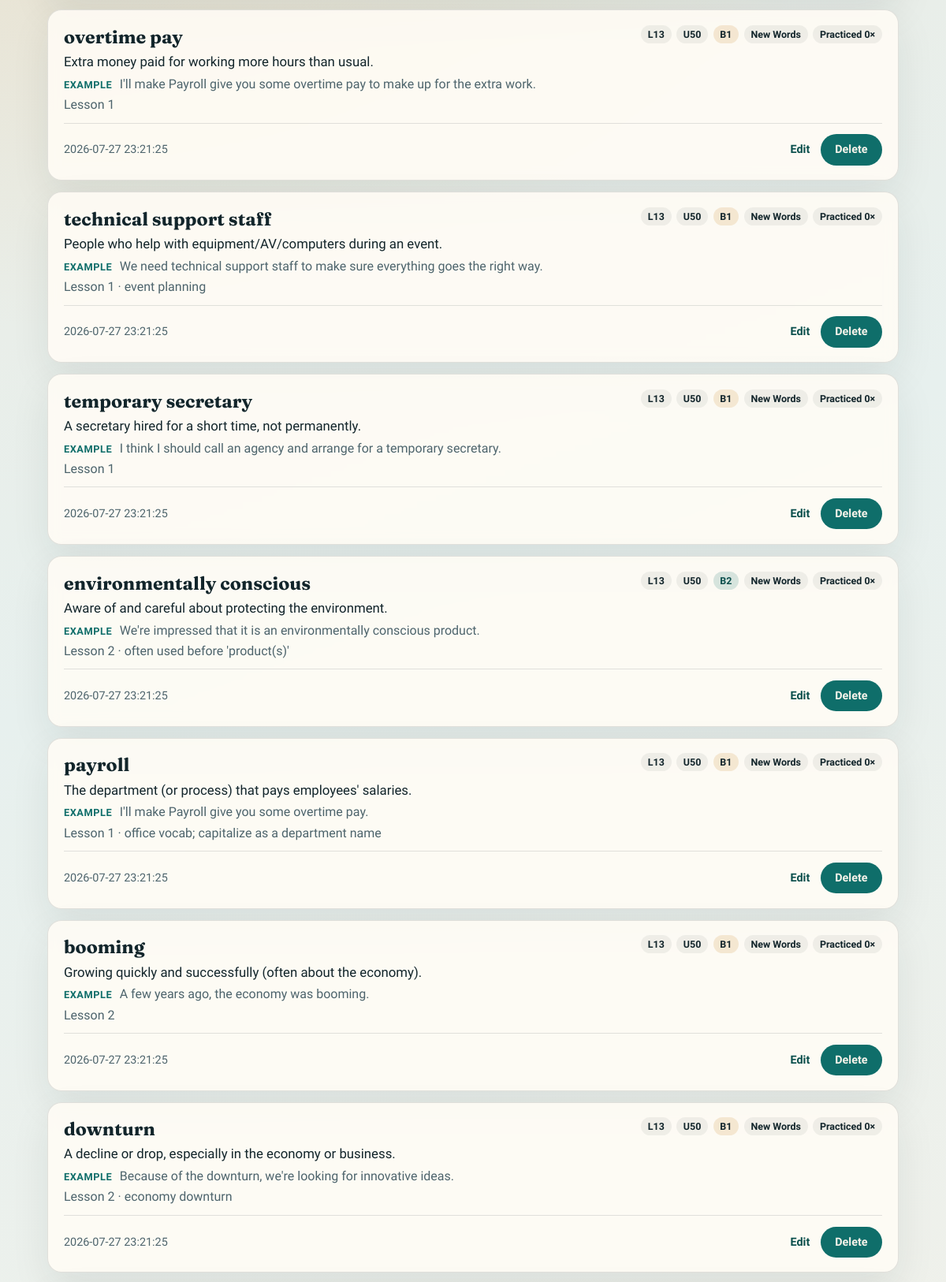
The app's page / (middle part), older data.
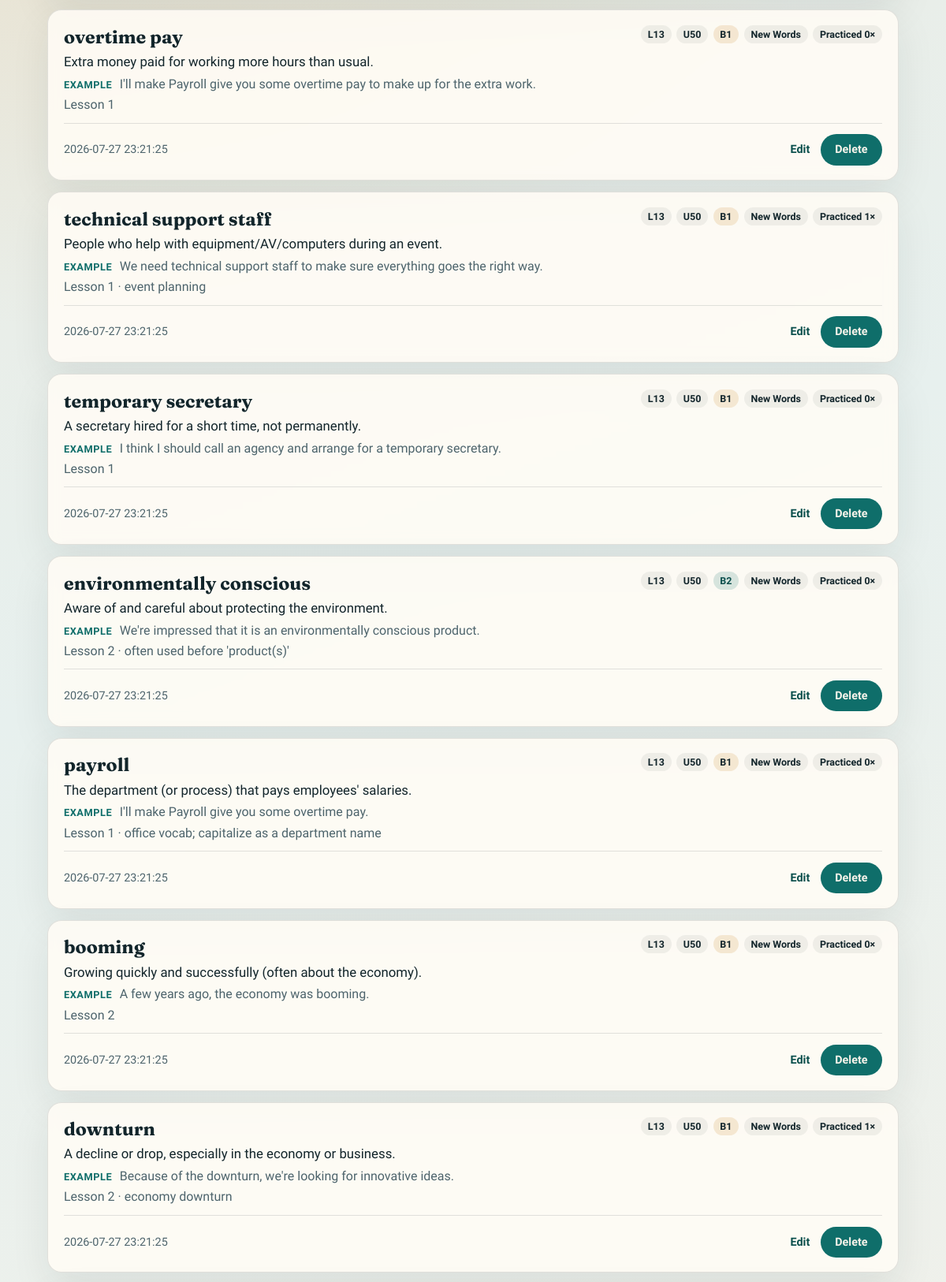
The same page, newer data.
### tables this page shows
CREATE TABLE new_words (
  id INTEGER PRIMARY KEY AUTOINCREMENT,
  word TEXT NOT NULL,
  meaning TEXT NOT NULL,
  example TEXT,
  notes TEXT,
  cefr_level TEXT NOT NULL DEFAULT 'B1' CHECK (
    cefr_level IN ('A1', 'A2', 'B1', 'B2')
  ),
  created_at TEXT NOT NULL DEFAULT (datetime('now', 'localtime')),
  updated_at TEXT NOT NULL DEFAULT (datetime('now', 'localtime'))
, level INTEGER NOT NULL DEFAULT 13, practice_count INTEGER NOT NULL DEFAULT 0);

### app.py (the view)
@app.get("/")
def index():
    type_key = db.ensure_type(request.args.get("type", db.DEFAULT_TYPE).strip())
    q = request.args.get("q", "").strip()
    cefr_level = request.args.get("cefr_level", "").strip()
    level = request.args.get("level", "").strip()
    unit = request.args.get("unit", "").strip()
    entries = db.list_entries(type_key, q=q, cefr_level=cefr_level, level=level, unit=unit)
    stats = db.progress_stats()
    meta = db.TYPES[type_key]
    return render_template(
        "index.html",
        type_key=type_key,
        meta=meta,
        types=db.TYPES,
        type_order=db.TYPE_ORDER,
        entries=entries,
        stats=stats,
        q=q,
        cefr_level=cefr_level,
        level=level,
        unit=unit,
        levels=db.CEFR_LEVELS,
        course_levels=_nav_levels(),
        course_units=_nav_units(),
    )

### app.py (called while the page is built)
@app.before_request
def ensure_db() -> None:
    db.init_db()

def _nav_levels() -> list[int]:
    return db.distinct_levels() or [db.DEFAULT_COURSE_LEVEL]

def _nav_units() -> list[int]:
    return db.distinct_units() or [db.DEFAULT_UNIT]

### db.py (called while the page is built, shortened)
def get_connection() -> sqlite3.Connection:
    DATA_DIR.mkdir(parents=True, exist_ok=True)
    conn = sqlite3.connect(DB_PATH)
    conn.row_factory = sqlite3.Row
    conn.execute("PRAGMA foreign_keys = ON")
    return conn

def _table_columns(conn: sqlite3.Connection, table: str) -> set[str]:
    rows = conn.execute(f"PRAGMA table_info({table})").fetchall()
    return {row["name"] for row in rows}

def init_db() -> None:
    with get_connection() as conn:
        conn.executescript(SCHEMA_PATH.read_text(encoding="utf-8"))
        _migrate_schema(conn)
        conn.commit()

def ensure_type(type_key: str) -> str:
    if type_key in TYPES:
        return type_key
    return DEFAULT_TYPE

def list_entries(
    type_key: str,
    *,
    q: str = "",
    cefr_level: str = "",
    level: str | int | None = "",
    unit: str | int | None = "",
) -> list[sqlite3.Row]:
    type_key = ensure_type(type_key)
    meta = TYPES[type_key]
    table = meta["table"]
    title_field = meta["title_field"]
    body_field = meta["body_field"]
    sql = f"SELECT * FROM {table} WHERE 1=1"
    params: list[Any] = []
    if cefr_level:
        sql += " AND cefr_level = ?"
        params.append(cefr_level)
    if level not in ("", None):
        sql += " AND level = ?"
        params.append(parse_level(level))
    if unit not in ("", None):
        sql += " AND unit = ?"
        params.append(parse_unit(unit))
    sql += " ORDER BY datetime(created_at) DESC, id DESC"
    with get_connection() as conn:
        return list(conn.execute(sql, params))

def distinct_levels() -> list[int]:
    levels: set[int] = set()
    with get_connection() as conn:
        for meta in TYPES.values():
            for row in conn.execute(f"SELECT DISTINCT level FROM {meta['table']}"):
                if row["level"] is not None:
                    levels.add(int(row["level"]))
    return sorted(levels)

def distinct_units() -> list[int]:
    units: set[int] = set()
    with get_connection() as conn:
        for meta in TYPES.values():
            for row in conn.execute(f"SELECT DISTINCT unit FROM {meta['table']}"):
                if row["unit"] is not None:
                    units.add(int(row["unit"]))
    return sorted(units)

### templates/index.html (shortened to what this page needs)
{% extends "base.html" %}
{% block content %}
{% if entries %}
  <section class="knowledge-list" aria-label="{{ meta.label }}">
    {% for entry in entries %}
      <article class="entry">
        <header>
          <h2>{{ entry[meta.title_field] }}</h2>
          <div class="tags">
            <span class="tag">L{{ entry.level }}</span>
            <span class="tag">U{{ entry.unit }}</span>
            <span class="tag level-{{ entry.cefr_level }}">{{ entry.cefr_level }}</span>
            <span class="tag">{{ meta.label }}</span>
            {% if meta.has_practice %}
              <span class="tag">Practiced {{ entry.practice_count }}×</span>
            {% endif %}
          </div>
        </header>
        {% if type_key in ['dialogs', 'paragraphs'] %}
          <pre class="content-block">{{ entry.content }}</pre>
        {% else %}
          <p class="meaning">{{ entry[meta.body_field] }}</p>
          {% if entry.example %}
            <p class="example"><span>Example</span> {{ entry.example }}</p>
          {% endif %}
        {% endif %}
        {% if entry.notes %}
          <p class="notes">{{ entry.notes }}</p>
        {% endif %}
        <footer>
          <time datetime="{{ entry.created_at }}">{{ entry.created_at }}</time>
          <div class="actions">
            <a href="{{ url_for('edit', type_key=type_key, entry_id=entry.id) }}">Edit</a>
            <form method="post" action="{{ url_for('delete', type_key=type_key, entry_id=entry.id) }}" onsubmit="return confirm('Delete this entry?');">
              <button type="submit" class="linkish">Delete</button>
            </form>
          </div>
        </footer>
      </article>
    {% endfor %}
  </section>
{% else %}
  <section class="empty">
    <h2>No {{ meta.label|lower }} yet</h2>
    <p>This tab is empty. Add an entry here, or import study notes to fill the right tables.</p>
    <a class="btn" href="{{ url_for('add', type=type_key) }}">Add {{ meta.singular }}</a>
  </section>
{% endif %}
{% endblock %}

### templates/base.html (shortened to what this page needs)
<!DOCTYPE html>
<html lang="en">
<head>
  <link rel="stylesheet" href="{{ url_for('static', filename='style.css') }}">
</head>
<body>
  <div class="page">
    <main>
      {% block content %}{% endblock %}
    </main>
  </div>
</body>
</html>

### static/style.css (style rules this page uses)
:root { --ink: #12252b; --muted: #4d646c; --paper: #f3efe6; --panel: rgba(255, 252, 245, 0.88); --line: rgba(18, 37, 43, 0.12); --sea: #0f6e6a; --sea-deep: #0a4f4c; --sand: #d8a45a; --danger: #9b3b2e; --shadow: 0 18px 50px rgba(18, 37, 43, 0.08); --radius: 18px; --font-display: "Fraunces", Georgia, serif; --font-body: "Source Sans 3", "Segoe UI", sans-serif; }
* { box-sizing: border-box; }
html, body { margin: 0; min-height: 100%; }
body { color: var(--ink); font-family: var(--font-body); background: radial-gradient(circle at 12% 10%, rgba(216, 164, 90, 0.28), transparent 32%), radial-gradient(circle at 88% 0%, rgba(15, 110, 106, 0.18), transparent 28%), linear-gradient(160deg, #efe8da 0%, #e7f0ee 48%, #f5f1e8 100%); }
.page { width: min(1080px, calc(100% - 2rem)); margin: 0 auto; padding: 1.5rem 0 4rem; }
.btn, button[type="submit"] { appearance: none; border: 0; border-radius: 999px; background: var(--sea); color: #f7f3ea; padding: 0.7rem 1.15rem; font: inherit; font-weight: 700; text-decoration: none; cursor: pointer; }
.stats, .entry, .form-shell, .empty, .filters { background: var(--panel); border: 1px solid var(--line); box-shadow: var(--shadow); backdrop-filter: blur(8px); }
.knowledge-list { display: grid; gap: 0.9rem; }
.entry { border-radius: var(--radius); padding: 1.15rem 1.25rem; animation: rise 0.45s ease both; }
.entry:nth-child(3) { animation-delay: 0.1s; }
.entry header { display: flex; justify-content: space-between; gap: 1rem; align-items: start; margin-bottom: 0.45rem; }
.entry h2 { margin: 0; font-family: var(--font-display); font-size: 1.45rem; }
.tags { display: flex; gap: 0.4rem; flex-wrap: wrap; }
.tag { display: inline-flex; align-items: center; padding: 0.25rem 0.55rem; border-radius: 999px; background: rgba(18, 37, 43, 0.06); font-size: 0.78rem; font-weight: 700; text-transform: capitalize; }
.tag.level-B2 { background: rgba(15, 110, 106, 0.16); color: var(--sea-deep); }
.tag.level-B1 { background: rgba(216, 164, 90, 0.22); }
.meaning { margin: 0 0 0.55rem; font-size: 1.05rem; }
.example, .notes { margin: 0 0 0.45rem; color: var(--muted); }
.example span { display: inline-block; margin-right: 0.35rem; color: var(--sea); font-weight: 700; font-size: 0.8rem; text-transform: uppercase; letter-spacing: 0.04em; }
.entry footer { display: flex; justify-content: space-between; gap: 1rem; align-items: center; margin-top: 0.85rem; padding-top: 0.85rem; border-top: 1px solid var(--line); color: var(--muted); font-size: 0.9rem; }
.actions { display: flex; gap: 0.85rem; align-items: center; }
.actions a, .linkish { color: var(--sea-deep); background: none; border: 0; padding: 0; font: inherit; font-weight: 700; text-decoration: none; cursor: pointer; }

Row changes from the older to the newer data that the page shows:
changed new_words "technical support staff": practice_count "0" → "1"
changed new_words "downturn": practice_count "0" → "1"
